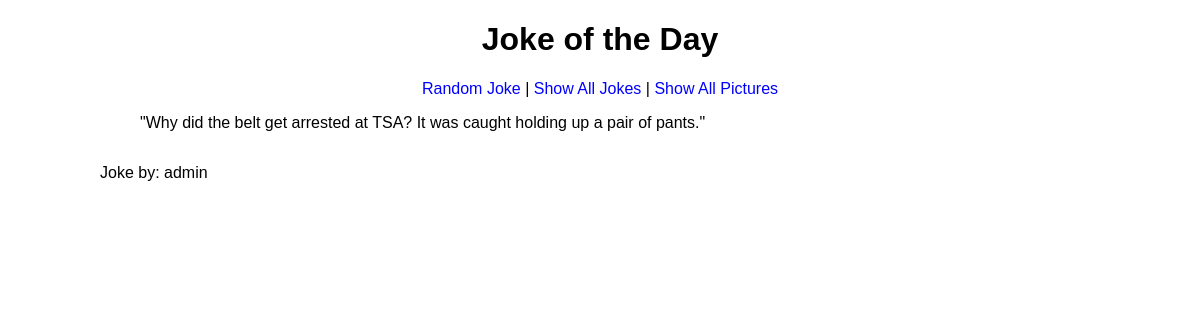
/dadjokes/joke/1, run on the app's committed database.
### dadjokes/models.py (models this page shows)
class Jokes(models.Model):
    jokes = models.TextField(blank=False)
    contributor  = models.TextField(blank=False)
    timestamp = models.DateTimeField(blank=False)

### dadjokes/views.py (the view)
# urls.py: path('joke/<int:pk>', SingleJoke.as_view(), name="joke"),
class SingleJoke(DetailView):
    model = Jokes
    template_name = "dadjokes/joke.html"
    context_object_name = "joke"

### dadjokes/templates/dadjokes/joke.html (shortened to what this page needs)
{% extends 'dadjokes/base.html' %}
{% block content %}
    <blockquote>"{{joke.jokes}}"</blockquote>
    <p>Joke by: {{joke.contributor}}</p>
{% endblock %}

### static/styles.css (style rules this page uses)
body { margin: 0 auto; padding: 0 16px; font-family: sans-serif; max-width: 1000px; min-height: 100vh; display: flex; flex-direction: column; }

### data on the page
Jokes: jokes "Why did the belt get arrested at TSA? It was caught holding up a pair of pants.", contributor "admin"
